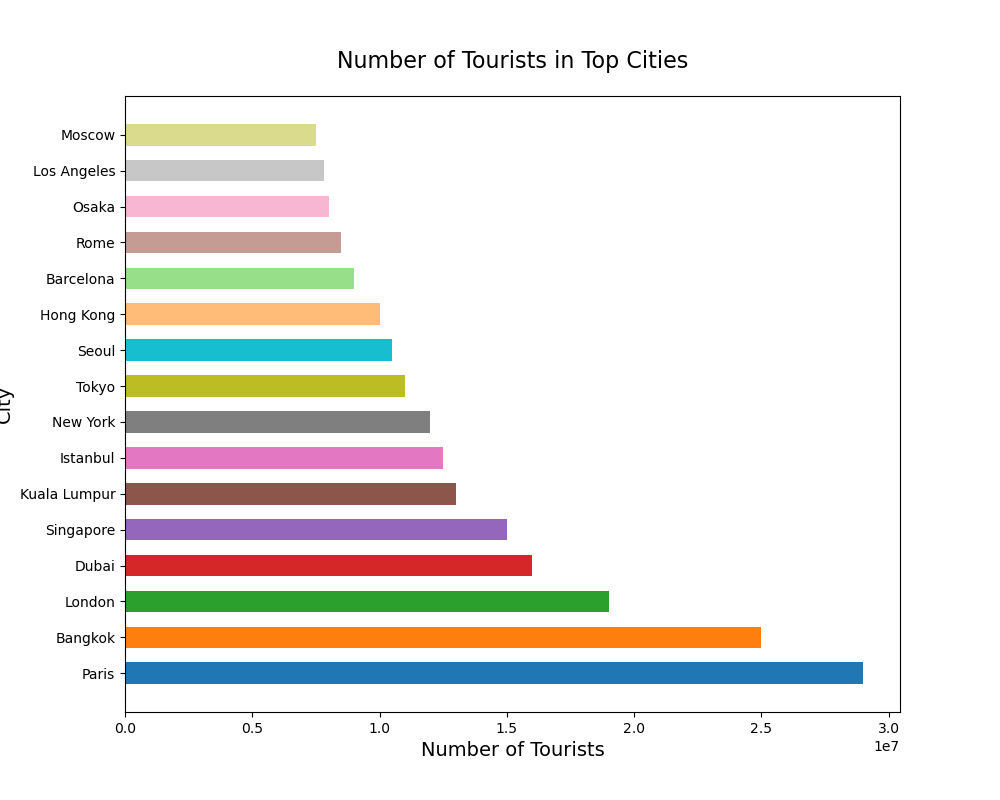

Generate this figure with Python:

import matplotlib.pyplot as plt

cities = [
    "Paris", "Bangkok", "London", "Dubai", "Singapore", 
    "Kuala Lumpur", "Istanbul", "New York", "Tokyo", 
    "Seoul", "Hong Kong", "Barcelona", "Rome", 
    "Osaka", "Los Angeles", "Moscow"
]
tourists = [
    29000000, 25000000, 19000000, 16000000, 15000000, 
    13000000, 12500000, 12000000, 11000000, 10500000, 
    10000000, 9000000, 8500000, 8000000, 7800000, 7500000
]

colors = [
    '#1f77b4', '#ff7f0e', '#2ca02c', '#d62728', '#9467bd',
    '#8c564b', '#e377c2', '#7f7f7f', '#bcbd22', '#17becf',
    '#ffbb78', '#98df8a', '#c49c94', '#f7b6d2', '#c7c7c7',
    '#dbdb8d'
]

plt.figure(figsize=(10, 8))
plt.barh(cities, tourists, color=colors, height=0.6)

plt.title('Number of Tourists in Top Cities', fontsize=16, pad=20)
plt.xlabel('Number of Tourists', fontsize=14)
plt.ylabel('City', fontsize=14)

plt.show()
